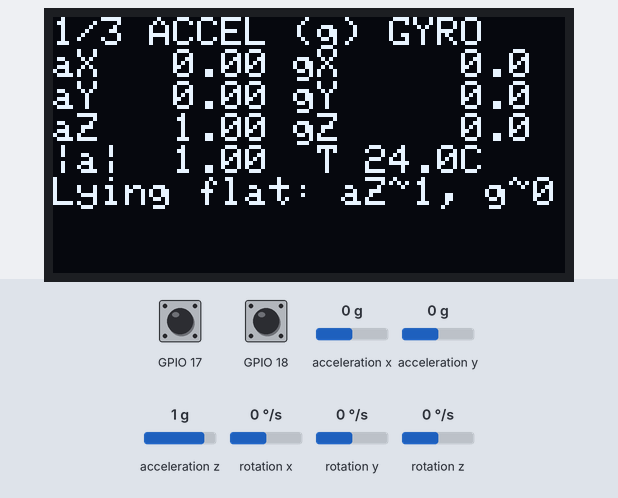
A sketch run on a simulated ESP32-S3. Parts: 128×64 one-colour display. Wiring (inferred from the names in the program): MPU-6050 motion sensor at I2C address 0x68. Inputs (shaded band) come from the test bench; at power-on: acceleration x 0 g, acceleration y 0 g, acceleration z 1 g, rotation x 0 °/s, GPIO 18 HIGH, rotation y 0 °/s, GPIO 17 HIGH, rotation z 0 °/s. What the sketch prints to the serial monitor is not drawn.

Above: at 5.7 s.
5.8 s: acceleration x set to -1.4 g
At 7.0 s:
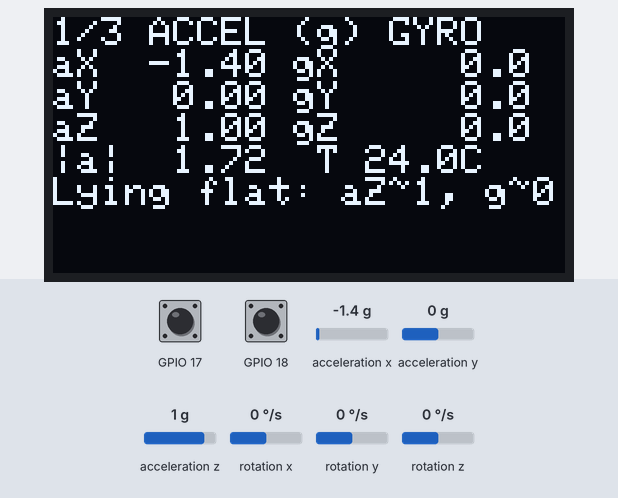
7.3 s: acceleration y set to -1.4 g
At 8.5 s:
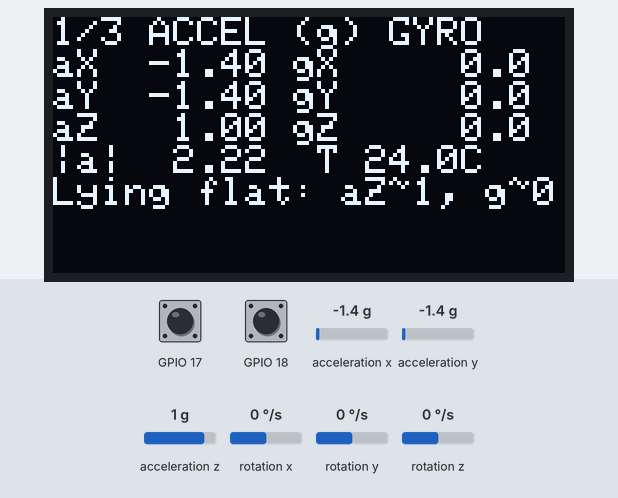
8.8 s: acceleration z set to -1.4 g
At 9.6 s:
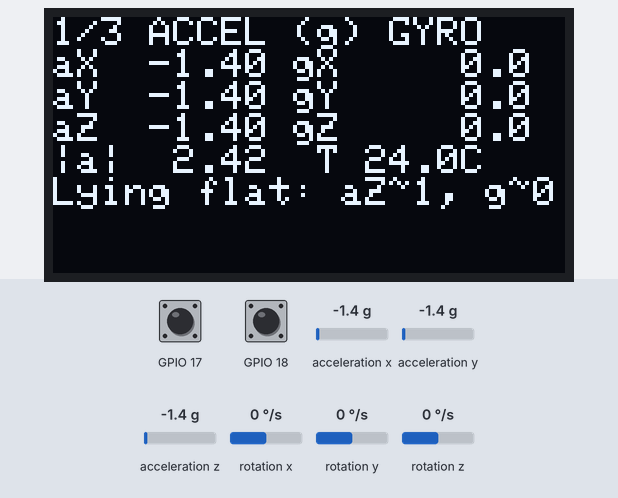
10.3 s: rotation x set to -192 °/s
At 10.8 s:
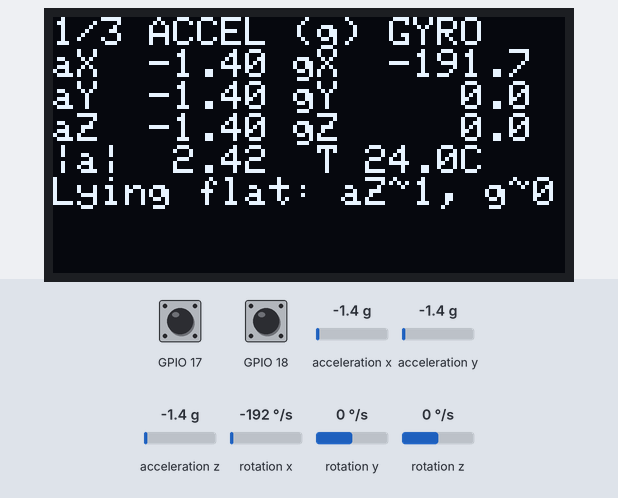
11.8 s: GPIO 18 pulled LOW for 0.15 s
At 12.9 s:
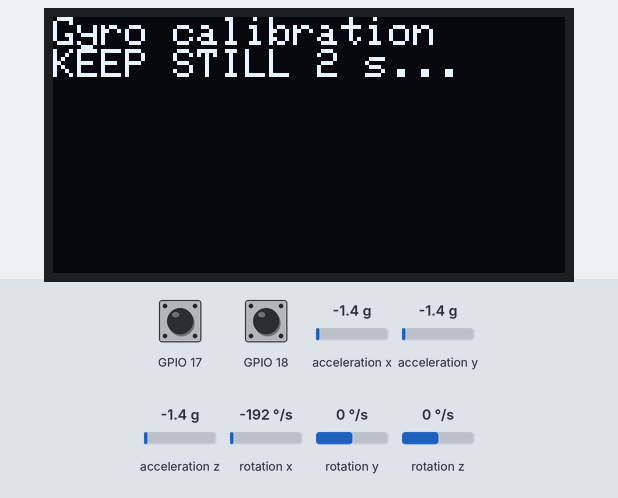
13.4 s: rotation y set to -192 °/s
At 14.9 s:
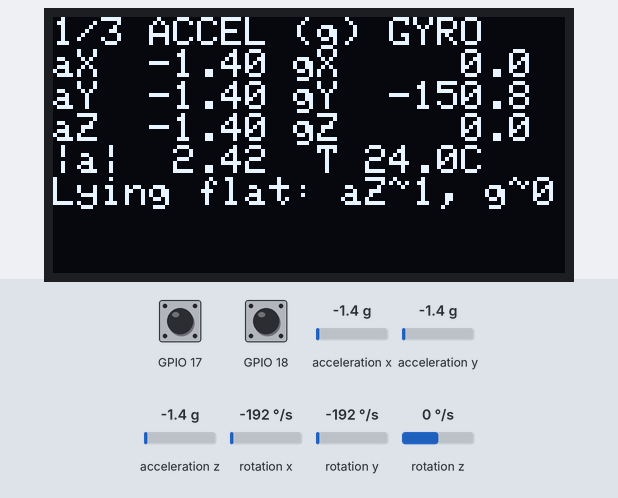
Timing chart, 0 to 16.4 s (numbered marks = the images above; inputs shaded):
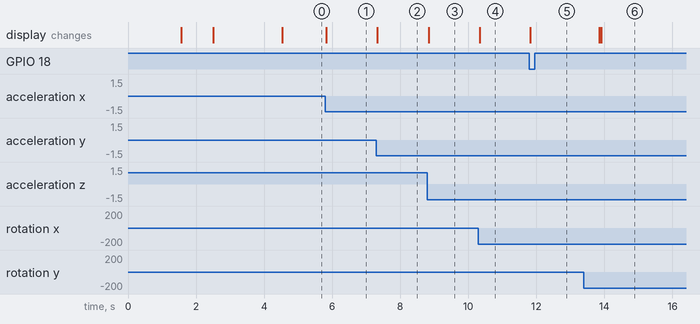

The sketch:

Test_MPU_OLED_Buttons.ino
```cpp
/*
  TEST MPU6050 + OLED 0.96" + 3 BUTTONS  -  Line Robot (MKE-K01 ESP32-S3)
  -----------------------------------------------------------------
  Wiring (NO driver/motor needed, powering the ESP32 from USB is enough):
    MPU6050 (GY-521): VCC -> 3V3   GND -> GND   SCL -> GPIO9   SDA -> GPIO8
                      AD0, INT, XDA, XCL left unconnected  (address 0x68)
    OLED SSD1306    : VCC -> 3V3   GND -> GND   SCL -> GPIO9   SDA -> GPIO8   (address 0x3C)
    START button : one pin -> GPIO17, the other -> GND
    SET button   : one pin -> GPIO18, the other -> GND
    MODE button  : one pin -> GPIO0 , the other -> GND  (or just use the BOOT button on the board)
               !! DO NOT hold MODE at power-up / reset (it enters flash download mode)
    All 3 buttons use the chip's INPUT_PULLUP -> NO resistor needed.

  Libraries (Library Manager): "Adafruit SSD1306" (installs "Adafruit GFX" with it).
  MPU6050 read directly over Wire, NO library needed.
  Board "ESP32S3 Dev Module", USB CDC On Boot = Enabled, Serial Monitor 115200.

  USAGE:
    MODE  : change page  1 Accel/Gyro  ->  2 Yaw angle  ->  3 Button test
    START : page 2 = reset yaw to 0
    SET   : recalibrate the gyro (keep the MPU STILL 2 s)
  At boot: scans I2C, must find 0x3C (OLED) and 0x68 (MPU). Then self-calibrates, keep still.
*/
#include <Arduino.h>
#include <Wire.h>
#include <Adafruit_GFX.h>
#include <Adafruit_SSD1306.h>

#define PIN_SDA   8
#define PIN_SCL   9
#define BTN_START 17
#define BTN_SET   18
#define BTN_MODE  0

#define MPU_ADDR  0x68
#define OLED_ADDR 0x3C

Adafruit_SSD1306 oled(128, 64, &Wire, -1);
bool oledOk = false, mpuOk = false;

// ---------------- MPU6050 ----------------
const float ACC_LSB  = 8192.0f;   // +-4 g
const float GYRO_LSB = 16.4f;     // +-2000 deg/s
float ax, ay, az, gx, gy, gz, tempC;   // g, do/s, do C
float bgx = 0, bgy = 0, bgz = 0;       // bias gyro
float yaw = 0;                          // deg, integrated gyro Z

bool mpuWrite(uint8_t reg, uint8_t val) {
  Wire.beginTransmission(MPU_ADDR); Wire.write(reg); Wire.write(val);
  return Wire.endTransmission() == 0;
}

bool mpuInit() {
  if (!mpuWrite(0x6B, 0x80)) return false;   // reset
  delay(100);
  mpuWrite(0x6B, 0x01);   // wake up, clock = gyro X PLL
  mpuWrite(0x1A, 0x03);   // low-pass filter ~44 Hz
  mpuWrite(0x19, 0x00);   // sample rate 1 kHz
  mpuWrite(0x1B, 0x18);   // gyro +-2000 deg/s
  mpuWrite(0x1C, 0x08);   // accel +-4 g
  Wire.beginTransmission(MPU_ADDR); Wire.write(0x75);   // WHO_AM_I
  Wire.endTransmission(false);
  Wire.requestFrom(MPU_ADDR, 1);
  uint8_t id = Wire.available() ? Wire.read() : 0;
  Serial.printf("MPU WHO_AM_I = 0x%02X (0x68 = genuine MPU6050, 0x70/0x71/0x72 = clones that still work)\n", id);
  return id != 0;
}

bool mpuRead() {
  Wire.beginTransmission(MPU_ADDR); Wire.write(0x3B);
  if (Wire.endTransmission(false) != 0) return false;
  if (Wire.requestFrom(MPU_ADDR, 14) != 14) return false;
  int16_t r[7];
  for (int i = 0; i < 7; i++) { int16_t h = Wire.read(); r[i] = (h << 8) | Wire.read(); }
  ax = r[0] / ACC_LSB; ay = r[1] / ACC_LSB; az = r[2] / ACC_LSB;
  tempC = r[3] / 340.0f + 36.53f;
  gx = r[4] / GYRO_LSB - bgx; gy = r[5] / GYRO_LSB - bgy; gz = r[6] / GYRO_LSB - bgz;
  return true;
}

void showMsg(const char* l1, const char* l2 = "") {
  if (!oledOk) return;
  oled.clearDisplay(); oled.setTextSize(1); oled.setCursor(0, 0);
  oled.println(l1); oled.println(l2); oled.display();
}

void calibrateGyro() {
  Serial.println("Gyro calibration: KEEP MPU STILL 2 s...");
  showMsg("Gyro calibration", "KEEP STILL 2 s...");
  bgx = bgy = bgz = 0;
  double sx = 0, sy = 0, sz = 0; int n = 0;
  uint32_t t0 = millis();
  while (millis() - t0 < 2000) {
    if (mpuRead()) { sx += gx; sy += gy; sz += gz; n++; }
    delay(2);
  }
  if (n) { bgx = sx / n; bgy = sy / n; bgz = sz / n; }
  yaw = 0;
  Serial.printf("Gyro bias: X %.2f  Y %.2f  Z %.2f deg/s (%d samples). |bias| < 5 is normal\n", bgx, bgy, bgz, n);
}

// ---------------- BUTTONS ----------------
struct Btn { uint8_t pin; const char* name; bool down; uint32_t tChange; uint32_t count; bool pressed; };
Btn btns[3] = { {BTN_START, "START", false, 0, 0, false},
                {BTN_SET,   "SET",   false, 0, 0, false},
                {BTN_MODE,  "MODE",  false, 0, 0, false} };

void readButtons() {
  for (auto &b : btns) {
    b.pressed = false;
    bool raw = digitalRead(b.pin) == LOW;          // pressed = tied to GND = LOW
    if (raw != b.down && millis() - b.tChange > 30) {   // 30 ms debounce
      b.down = raw; b.tChange = millis();
      if (raw) { b.pressed = true; b.count++; Serial.printf("Button %s PRESSED (press %lu)\n", b.name, (unsigned long)b.count); }
    }
  }
}

// ---------------- I2C SCAN ----------------
void i2cScan() {
  Serial.println("I2C scan (SDA 8, SCL 9):");
  int n = 0;
  for (uint8_t a = 1; a < 127; a++) {
    Wire.beginTransmission(a);
    if (Wire.endTransmission() == 0) {
      Serial.printf("  found 0x%02X %s\n", a, a == 0x3C || a == 0x3D ? "(OLED)" : a == 0x68 || a == 0x69 ? "(MPU6050)" : "");
      n++;
    }
  }
  if (!n) Serial.println("  NOTHING found -> check VCC/GND, are SDA-SCL swapped");
}

// ---------------- SCREEN ----------------
int page = 0;

void drawPage() {
  if (!oledOk) return;
  oled.clearDisplay(); oled.setTextSize(1); oled.setCursor(0, 0);
  if (page == 0) {
    oled.println("1/3 ACCEL (g) GYRO");
    oled.printf("aX %6.2f gX %7.1f\n", ax, gx);
    oled.printf("aY %6.2f gY %7.1f\n", ay, gy);
    oled.printf("aZ %6.2f gZ %7.1f\n", az, gz);
    oled.printf("|a| %5.2f  T %4.1fC\n", sqrtf(ax * ax + ay * ay + az * az), tempC);
    oled.println(mpuOk ? "Lying flat: aZ~1, g~0" : "MPU ERROR!");
  } else if (page == 1) {
    oled.println("2/3 YAW ANGLE");
    oled.setTextSize(2); oled.setCursor(0, 14);
    oled.printf("%7.1f", yaw);
    oled.setTextSize(1); oled.setCursor(0, 34);
    float roll = atan2f(ay, az) * 57.2958f;
    float pitch = atan2f(-ax, sqrtf(ay * ay + az * az)) * 57.2958f;
    oled.printf("roll %5.1f pit %5.1f\n", roll, pitch);
    oled.println("START=zero  SET=calib");
    // heading needle
    int cx = 112, cy = 20, r = 13;
    float a = yaw * 0.0174533f;
    oled.drawCircle(cx, cy, r, SSD1306_WHITE);
    oled.drawLine(cx, cy, cx + (int)(r * sinf(a)), cy - (int)(r * cosf(a)), SSD1306_WHITE);
  } else {
    oled.println("3/3 BUTTON TEST");
    for (int i = 0; i < 3; i++) {
      int y = 14 + i * 16;
      if (btns[i].down) oled.fillRect(0, y - 2, 128, 12, SSD1306_WHITE);
      oled.setTextColor(btns[i].down ? SSD1306_BLACK : SSD1306_WHITE);
      oled.setCursor(2, y);
      oled.printf("%-5s GPIO%-2d %s %3lu", btns[i].name, btns[i].pin, btns[i].down ? "PRESS" : "rel ", (unsigned long)btns[i].count);
      oled.setTextColor(SSD1306_WHITE);
    }
  }
  oled.display();
}

// ---------------- SETUP / LOOP ----------------
void setup() {
  Serial.begin(115200);
  delay(1500);
  for (auto &b : btns) pinMode(b.pin, INPUT_PULLUP);
  Wire.begin(PIN_SDA, PIN_SCL);
  Wire.setClock(400000);
  Serial.println("\n=== TEST MPU6050 + OLED + 3 BUTTONS ===");
  i2cScan();

  oledOk = oled.begin(SSD1306_SWITCHCAPVCC, OLED_ADDR);
  Serial.println(oledOk ? "OLED OK" : "OLED ERROR (try OLED_ADDR = 0x3D)");
  if (oledOk) { oled.setTextColor(SSD1306_WHITE); showMsg("Line Robot test", "MPU + OLED + buttons"); delay(800); }

  mpuOk = mpuInit();
  Serial.println(mpuOk ? "MPU OK" : "MPU ERROR: check wiring / address 0x68");
  if (mpuOk) calibrateGyro();
  else showMsg("MPU ERROR!", "check wiring");
}

void loop() {
  static uint32_t tLast = micros(), tDraw = 0, tPrint = 0;

  // read the MPU + integrate yaw every 2 ms (500 Hz)
  if (mpuOk && micros() - tLast >= 2000) {
    uint32_t now = micros(); float dt = (now - tLast) * 1e-6f; tLast = now;
    if (mpuRead()) {
      float z = fabsf(gz) < 0.3f ? 0 : gz;   // drop small noise when stationary
      yaw += z * dt;
      if (yaw > 180) yaw -= 360; else if (yaw < -180) yaw += 360;
    }
  }

  readButtons();
  if (btns[2].pressed) { page = (page + 1) % 3; Serial.printf("-> page %d\n", page + 1); }
  if (page != 2) {   // button test page: START/SET only counted, no action
    if (btns[0].pressed) { yaw = 0; Serial.println("-> yaw = 0"); }
    if (btns[1].pressed && mpuOk) calibrateGyro();
  }

  if (millis() - tDraw >= 50) { tDraw = millis(); drawPage(); }
  if (millis() - tPrint >= 200) {
    tPrint = millis();
    Serial.printf("a %6.2f %6.2f %6.2f g | gyro %7.1f %7.1f %7.1f deg/s | yaw %7.1f | btn %d%d%d\n",
                  ax, ay, az, gx, gy, gz, yaw, btns[0].down, btns[1].down, btns[2].down);
  }
}
```

Measured:
- after the input at 5.8 s, the display: changes at once (image 1)
- after the input at 7.3 s, the display: changes at once (image 2)
- after the input at 8.8 s, the display: changes at once (image 3)
- after the input at 10.3 s, the display: changes at once (image 4)
- after the input at 11.8 s, the display: changes at once (image 5)
